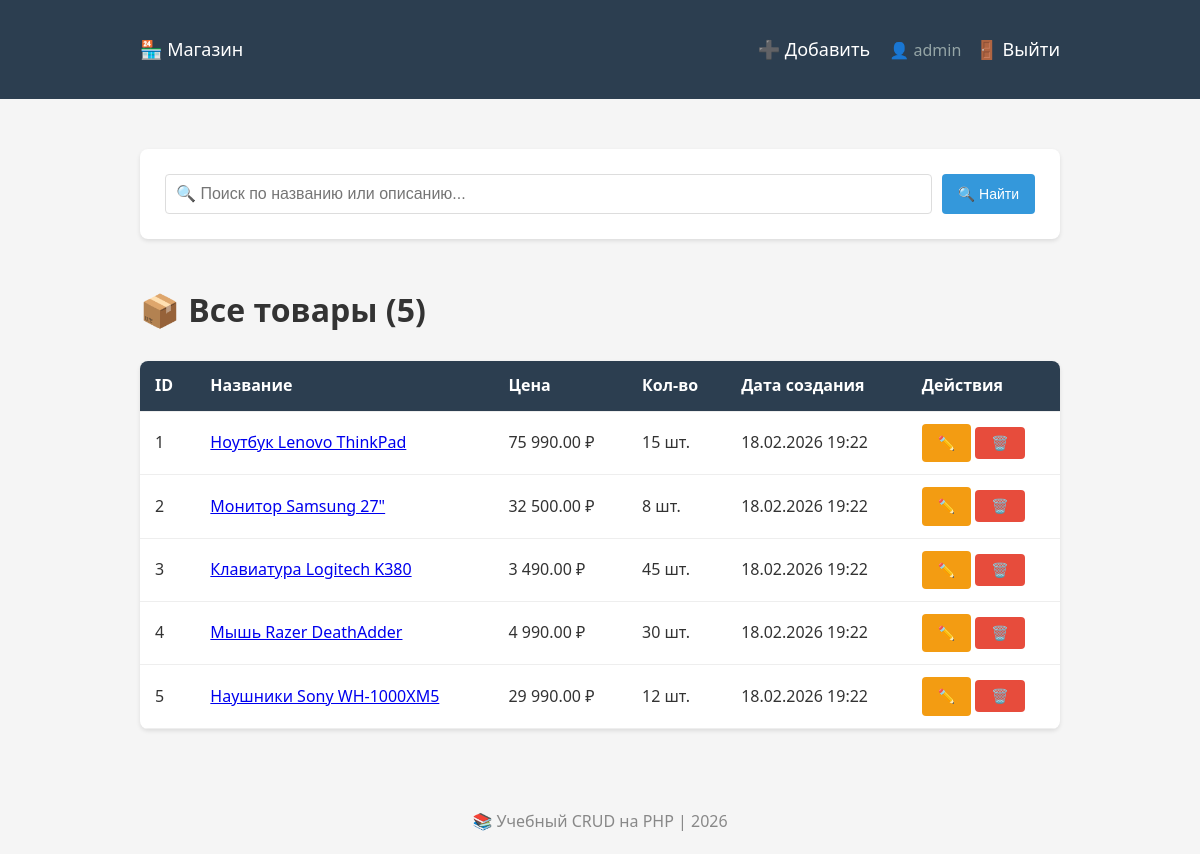
Screenshot of /index.php?action=list (signed in) with the database file from the repository.
### tables this page shows
CREATE TABLE IF NOT EXISTS products
(
    id
    INT
    AUTO_INCREMENT
    PRIMARY
    KEY,
    name
    VARCHAR
(
    255
) NOT NULL,
    description TEXT,
    price DECIMAL
(
    10,
    2
) NOT NULL DEFAULT 0.00,
    quantity INT NOT NULL DEFAULT 0,
    created_at TIMESTAMP DEFAULT CURRENT_TIMESTAMP,
    updated_at TIMESTAMP DEFAULT CURRENT_TIMESTAMP ON UPDATE CURRENT_TIMESTAMP
    );

### src/ProductController.php (called while the page is built, shortened)
<?php
class ProductController
{
    private Product $product;
    public function __construct(Product $product, Validator $validator)
    {
        $this->product = $product;
    }
    public function index(): void
    {
        $search = trim($_GET['search'] ?? '');
        if ($search !== '') {
            $products = $this->product->search($search);
        } else {
            $products = $this->product->getAll();
        }
        $this->render('list', [
            'products' => $products,
            'search' => $search,
        ]);
    }
    private function render(string $template, array $data = []): void
    {
        extract($data);
        require __DIR__ . '/../templates/header.php';
        require __DIR__ . "/../templates/$template.php";
        require __DIR__ . '/../templates/footer.php';
    }
}

### public/index.php (called while the page is built, shortened)
<?php
require_once __DIR__ . '/../src/Auth.php';
require_once __DIR__ . '/../config/database.php';
require_once __DIR__ . '/../src/Product.php';
require_once __DIR__ . '/../src/ProductController.php';
$product   = new Product($pdo);
$user      = new User($pdo);
$validator = new Validator();
$productController = new ProductController($product, $validator);
$authController    = new AuthController($user, $validator);
$router = new Router($productController, $authController);
$router->run();

### src/Product.php (called while the page is built, shortened)
<?php
class Product
{
    private PDO $pdo;
    public function __construct(PDO $pdo)
    {
        $this->pdo = $pdo;
    }
    public function getAll(): array
    {
        $sql = "SELECT * FROM products ORDER BY created_at DESC";
        $stmt = $this->pdo->query($sql);
        return $stmt->fetchAll();
    }
}

### src/Auth.php (called while the page is built, shortened)
<?php
class Auth
{
    public static function isLoggedIn(): bool
    {
        return isset($_SESSION['user_id']);
    }
    public static function isAdmin(): bool
    {
        return ($_SESSION['role'] ?? '') === 'admin';
    }
}

### templates/list.php (the view, shortened to what this page needs)
    <div class="card">
        <form method="GET" action="index.php">
            <div style="display: flex; gap: 10px;">
                <input type="text"
                       name="search"
                       value="<?= htmlspecialchars($search ?? '') ?>"
                       placeholder="🔍 Поиск по названию или описанию..."
                       style="flex: 1; padding: 10px; border: 1px solid #ddd; border-radius: 4px; font-size: 16px;">
                <button type="submit" class="btn btn-primary">🔍 Найти</button>
            </div>
        </form>
    </div>
    <br>
<?php
if (!empty($search)): ?>
    <h1>🔍 Результаты поиска: «<?= htmlspecialchars($search) ?>» (<?= count($products) ?>)</h1>
<?php
else: ?>
    <h1>📦 Все товары (<?= count($products) ?>)</h1>
<?php
endif; ?>
    <br>
<?php
if (empty($products)): ?>
    <div class="card">
        <?php
        if (!empty($search)): ?>
            <p>Ничего не найдено по запросу «<?= htmlspecialchars($search) ?>».
                <a href="index.php?action=list">Показать все товары</a></p>
        <?php
        else: ?>
            <p>Товаров пока нет. <a href="index.php?action=create">Добавьте первый!</a></p>
        <?php
        endif; ?>
    </div>
<?php
else: ?>
    <table>
        <thead>
        <tr>
            <th>ID</th>
            <th>Название</th>
            <th>Цена</th>
            <th>Кол-во</th>
            <th>Дата создания</th>
            <th>Действия</th>
        </tr>
        </thead>
        <tbody>
        <?php
        foreach ($products as $item): ?>
            <tr>
                <td><?= $item['id'] ?></td>
                <td>
                    <a href="index.php?action=show&id=<?= $item['id'] ?>">
                        <?= htmlspecialchars($item['name']) ?>
                    </a>
                </td>
                <td><?= number_format($item['price'], 2, '.', ' ') ?> ₽</td>
                <td><?= $item['quantity'] ?> шт.</td>
                <td><?= date('d.m.Y H:i', strtotime($item['created_at'])) ?></td>
                <td>
                    <?php
                    if (Auth::isLoggedIn()): ?>
                        <a href="index.php?action=edit&id=<?= $item['id'] ?>"
                           class="btn btn-warning">✏️</a>
                    <?php
                    endif; ?>
                    <?php
                    if (Auth::isAdmin()): ?>
                        <form method="POST" action="index.php?action=delete"
                              style="display:inline;"
                              onsubmit="return confirm('Удалить товар?')">
                            <button type="submit" class="btn btn-danger">🗑️</button>
                        </form>
                    <?php
                    endif; ?>
                </td>
            </tr>
        <?php
        endforeach; ?>
        </tbody>
    </table>
<?php
endif; ?>

### templates/header.php (style rules this page uses)
* { margin: 0; padding: 0; box-sizing: border-box; }
body { font-family: 'Segoe UI', Arial, sans-serif; background-color: #f5f5f5; color: #333; line-height: 1.6; }
.btn { display: inline-block; padding: 8px 16px; border: none; border-radius: 4px; cursor: pointer; text-decoration: none; font-size: 14px; color: white; }
.btn-primary { background-color: #3498db; }
.btn-warning { background-color: #f39c12; }
.btn-danger { background-color: #e74c3c; }
table { width: 100%; border-collapse: collapse; background: white; border-radius: 8px; overflow: hidden; box-shadow: 0 2px 4px rgba(0, 0, 0, 0.1); }
th, td { padding: 12px 15px; text-align: left; border-bottom: 1px solid #eee; }
th { background-color: #2c3e50; color: white; }
.card { background: white; border-radius: 8px; padding: 25px; box-shadow: 0 2px 4px rgba(0, 0, 0, 0.1); margin-bottom: 20px; }

### rows the page displays
products: id "1", name "Ноутбук Lenovo ThinkPad", price "75 990.00", quantity "15", created_at "18.02.2026 19:22"
products: id "2", name "Монитор Samsung 27\"", price "32 500.00", quantity "8", created_at "18.02.2026 19:22"
products: id "3", name "Клавиатура Logitech K380", price "3 490.00", quantity "45", created_at "18.02.2026 19:22"
products: id "4", name "Мышь Razer DeathAdder", price "4 990.00", quantity "30", created_at "18.02.2026 19:22"
products: id "5", name "Наушники Sony WH-1000XM5", price "29 990.00", quantity "12", created_at "18.02.2026 19:22"

### other values shown
Auth::getUsername() "admin"
count($products) "5"
